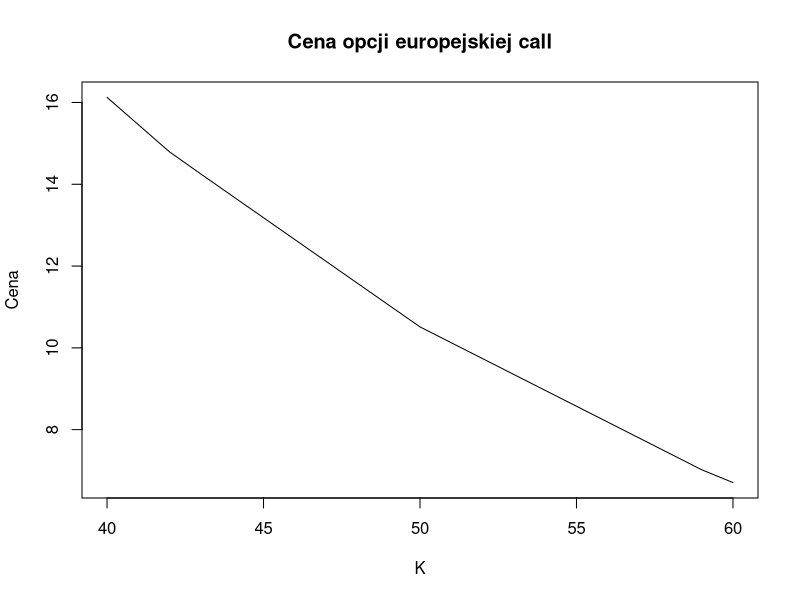
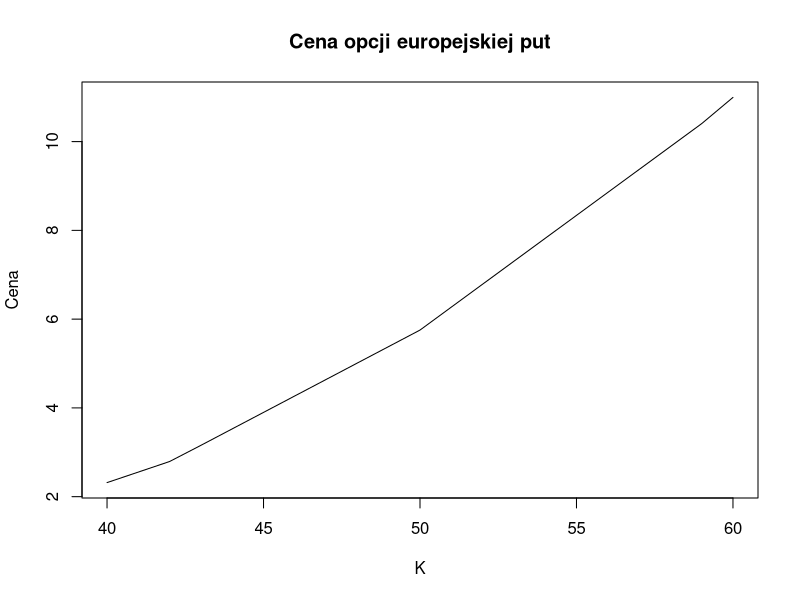
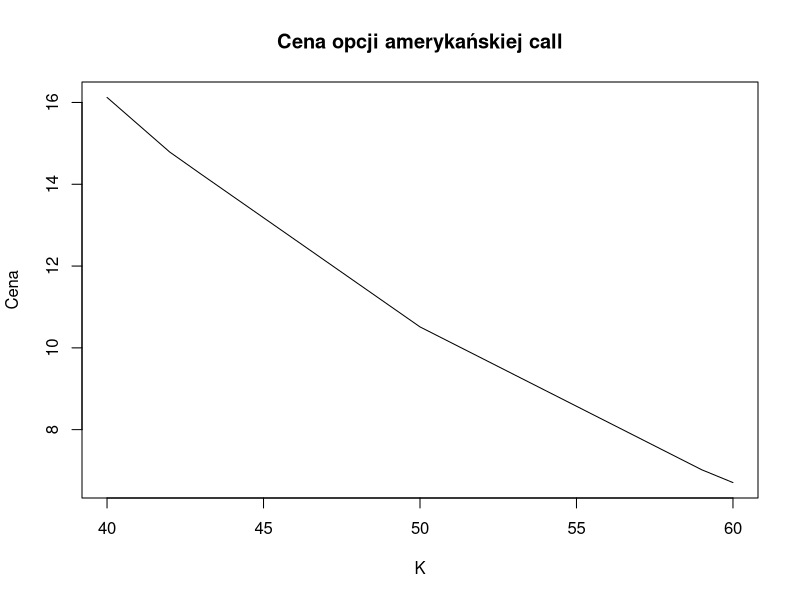
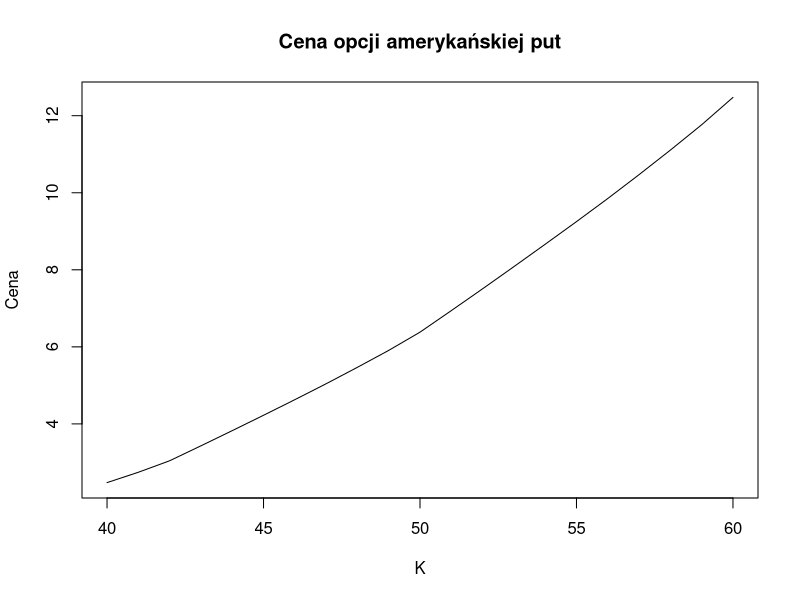
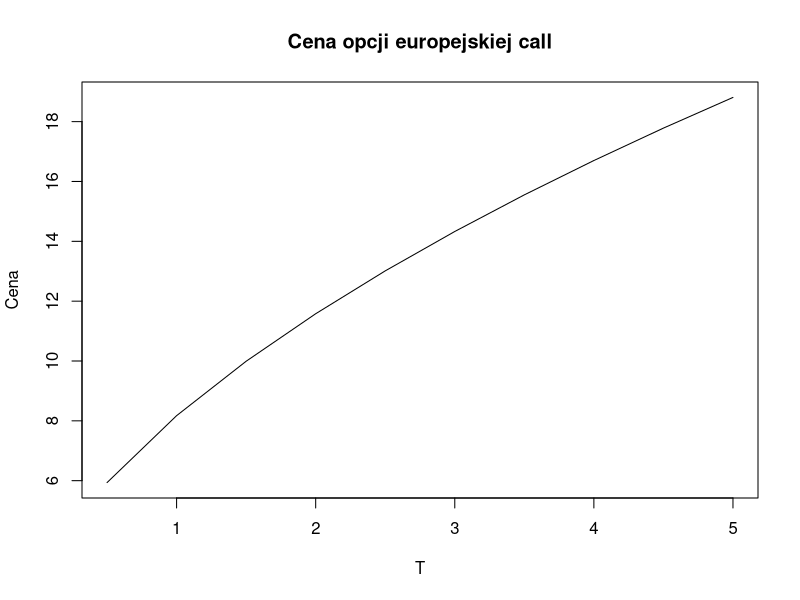
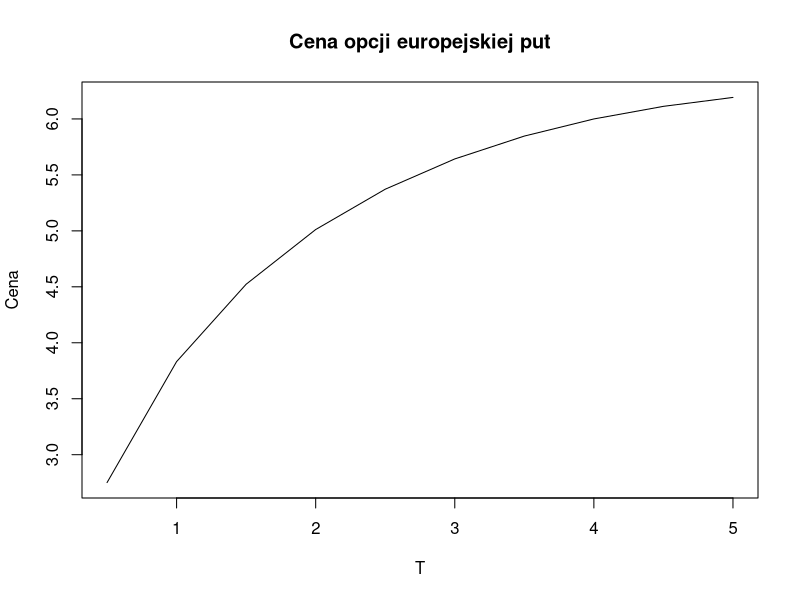
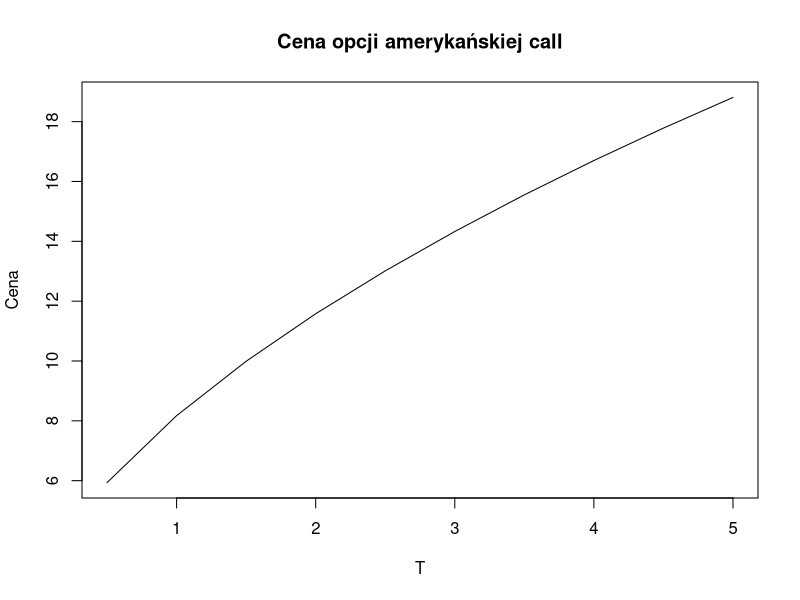
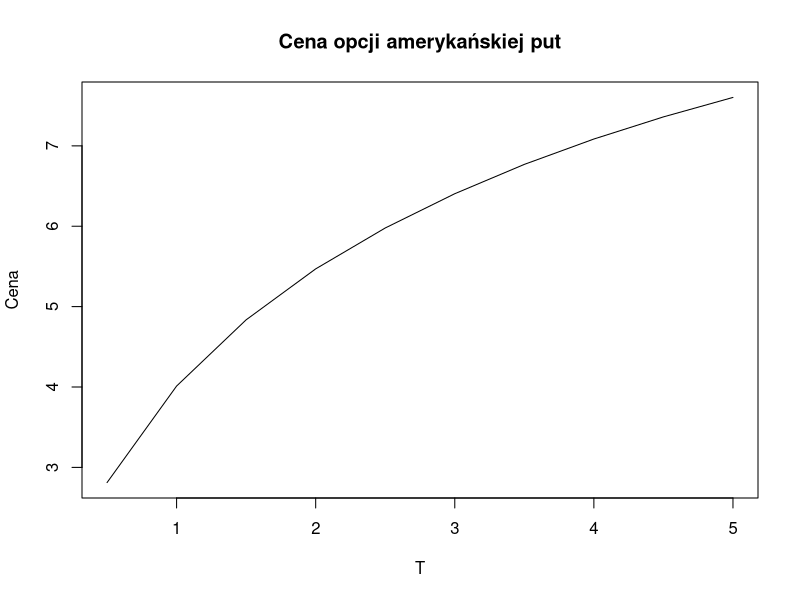

These charts were generated, in order, by the following R code:
Graf <- function(u,d,n=25){
  A<-matrix(0,n,n)
  for(i in 1:n){
    for(j in i:n){
      A[i,j]<-u^(j-i)*d^(i-1)
    }
  }
  return(A)
}
#Graf(1.1,0.9,5)

Vertex_Value <- function(p,r,dt,Cu,Cd){
  return(exp(-r*dt)*(p*Cu+(1-p)*Cd))
}



EOP_tree <- function(S0=50,r=0.05,K=52,Time=2,dt=1,sigma=0.3, call=1, EU=1){
  
  u <- exp(sigma*sqrt(dt))
  d <- exp(-sigma*sqrt(dt))
  n <- Time/dt+1
  p <- (exp(r*dt)-d)/(u-d)
  
  #tree <- matrix(rep(0,625), nrow = 25)
  #first_line <- c(1, cumprod(c(rep(u,24))))
  #work_tree <- 
  
  graph <- (Graf(u,d,n) * S0 - K)*(-1)^(call + 1)
  graph[graph < 0] <- 0
  
  Cofanie <- matrix(0,Time/dt+1,Time/dt+1)
  Cofanie[,Time/dt+1] <- graph[,Time/dt+1]
  
  if (EU == 1) {
    for(j in (Time/dt+1):2){
      for(k in 1:j-1){
        Cofanie[k,j-1] <- Vertex_Value(p,r,dt,Cofanie[k,j],Cofanie[k+1,j])
      }
    }
  }
  else {
    for(j in (Time/dt+1):2){
      for(k in 1:j-1){
        Cofanie[k,j-1] <- max(Vertex_Value(p,r,dt,Cofanie[k,j],Cofanie[k+1,j]), graph[k,j-1])
        #print(Vertex_Value(p,r,dt,Cofanie[k,j],Cofanie[k+1,j]))
        #print(graph[k,j-1])
      }
    }
  }
  
  
  return(Cofanie[1,1])
}

EOP_tree(call=0, EU=0)

###################### Testy wrażliwości:

#test dla K

vector_K <- seq(40, 60, 1)

values_K_eu_call <- sapply(vector_K, EOP_tree, S0=50,r=0.05,dt=1/12,Time=2,sigma=0.3, call=1, EU=1)
values_K_eu_put <- sapply(vector_K, EOP_tree, S0=50,r=0.05,dt=1/12,Time=2,sigma=0.3, call=0, EU=1)
values_K_usa_call <- sapply(vector_K, EOP_tree, S0=50,r=0.05,dt=1/12,Time=2,sigma=0.3, call=1, EU=0)
values_K_usa_put <- sapply(vector_K, EOP_tree, S0=50,r=0.05,dt=1/12,Time=2,sigma=0.3, call=0, EU=0)

plot(vector_K, values_K_eu_call, type='l', xlab='K', ylab='Cena', main='Cena opcji europejskiej call')
plot(vector_K, values_K_eu_put, type='l', xlab='K', ylab='Cena', main='Cena opcji europejskiej put')
plot(vector_K, values_K_usa_call, type='l', xlab='K', ylab='Cena', main='Cena opcji amerykańskiej call')
plot(vector_K, values_K_usa_put, type='l', xlab='K', ylab='Cena', main='Cena opcji amerykańskiej put')

#test dla T

vector_T <- seq(0.5, 5, 0.5)

values_T_eu_call <- sapply(vector_T, EOP_tree, S0=50,r=0.05,dt=1/12,K=48,sigma=0.3, call=1, EU=1)
values_T_eu_put <- sapply(vector_T, EOP_tree, S0=50,r=0.05,dt=1/12,K=48,sigma=0.3, call=0, EU=1)
values_T_usa_call <- sapply(vector_T, EOP_tree, S0=50,r=0.05,dt=1/12,K=48,sigma=0.3, call=1, EU=0)
values_T_usa_put <- sapply(vector_T, EOP_tree, S0=50,r=0.05,dt=1/12,K=48,sigma=0.3, call=0, EU=0)

plot(vector_T, values_T_eu_call, type='l', xlab='T', ylab='Cena', main='Cena opcji europejskiej call')
plot(vector_T, values_T_eu_put, type='l', xlab='T', ylab='Cena', main='Cena opcji europejskiej put')
plot(vector_T, values_T_usa_call, type='l', xlab='T', ylab='Cena', main='Cena opcji amerykańskiej call')
plot(vector_T, values_T_usa_put, type='l', xlab='T', ylab='Cena', main='Cena opcji amerykańskiej put')

#test dla S0

vector_S0 <- seq(40, 60, 1)

values_S0_eu_call <- sapply(vector_S0, EOP_tree, Time=2,r=0.05,dt=1/12,K=48,sigma=0.3, call=1, EU=1)
values_S0_eu_put <- sapply(vector_S0, EOP_tree, Time=2,r=0.05,dt=1/12,K=48,sigma=0.3, call=0, EU=1)
values_S0_usa_call <- sapply(vector_S0, EOP_tree, Time=2,r=0.05,dt=1/12,K=48,sigma=0.3, call=1, EU=0)
values_S0_usa_put <- sapply(vector_S0, EOP_tree, Time=2,r=0.05,dt=1/12,K=48,sigma=0.3, call=0, EU=0)

plot(vector_S0, values_S0_eu_call, type='l', xlab=expression('S'['0']), ylab='Cena', main='Cena opcji europejskiej call')
plot(vector_S0, values_S0_eu_put, type='l', xlab=expression('S'['0']), ylab='Cena', main='Cena opcji europejskiej put')
plot(vector_S0, values_S0_usa_call, type='l', xlab=expression('S'['0']), ylab='Cena', main='Cena opcji amerykańskiej call')
plot(vector_S0, values_S0_usa_put, type='l', xlab=expression('S'['0']), ylab='Cena', main='Cena opcji amerykańskiej put')

#test dla sigma

vector_sigma <- seq(0.1, 2, 0.1)

values_sigma_eu_call <- sapply(vector_sigma, EOP_tree, S0=50,r=0.05,dt=1/12,K=48,Time=2, call=1, EU=1)
values_sigma_eu_put <- sapply(vector_sigma, EOP_tree, S0=50,r=0.05,dt=1/12,K=48,Time=2, call=0, EU=1)
values_sigma_usa_call <- sapply(vector_sigma, EOP_tree, S0=50,r=0.05,dt=1/12,K=48,Time=2, call=1, EU=0)
values_sigma_usa_put <- sapply(vector_sigma, EOP_tree, S0=50,r=0.05,dt=1/12,K=48,Time=2, call=0, EU=0)

plot(vector_sigma, values_sigma_eu_call, type='l', xlab=expression(sigma), ylab='Cena', main='Cena opcji europejskiej call')
plot(vector_sigma, values_sigma_eu_put, type='l', xlab=expression(sigma), ylab='Cena', main='Cena opcji europejskiej put')
plot(vector_sigma, values_sigma_usa_call, type='l', xlab=expression(sigma), ylab='Cena', main='Cena opcji amerykańskiej call')
plot(vector_sigma, values_sigma_usa_put, type='l', xlab=expression(sigma), ylab='Cena', main='Cena opcji amerykańskiej put')

#test dla r

vector_r <- seq(0.01, 0.2, 0.01)

values_r_eu_call <- sapply(vector_r, EOP_tree, S0=50,Time=2,dt=1/12,K=48,sigma=0.3, call=1, EU=1)
values_r_eu_put <- sapply(vector_r, EOP_tree, S0=50,Time=2,dt=1/12,K=48,sigma=0.3, call=0, EU=1)
values_r_usa_call <- sapply(vector_r, EOP_tree, S0=50,Time=2.05,dt=1/12,K=48,sigma=0.3, call=1, EU=0)
values_r_usa_put <- sapply(vector_r, EOP_tree, S0=50,Time=2,dt=1/12,K=48,sigma=0.3, call=0, EU=0)

plot(vector_r, values_r_eu_call, type='l', xlab='r', ylab='Cena', main='Cena opcji europejskiej call')
plot(vector_r, values_r_eu_put, type='l', xlab='r', ylab='Cena', main='Cena opcji europejskiej put')
plot(vector_r, values_r_usa_call, type='l', xlab='r', ylab='Cena', main='Cena opcji amerykańskiej call')
plot(vector_r, values_r_usa_put, type='l', xlab='r', ylab='Cena', main='Cena opcji amerykańskiej put')

#test dla dt

vector_dt <- seq(0.05, 1, 0.05)

values_dt_eu_call <- sapply(vector_dt, EOP_tree, S0=50,r=0.05,K=52,Time=2,sigma=0.3, call=1, EU=1)
values_dt_eu_put <- sapply(vector_dt, EOP_tree, S0=50,r=0.05,K=52,Time=2,sigma=0.3, call=0, EU=1)
values_dt_usa_call <- sapply(vector_dt, EOP_tree, S0=50,r=0.05,K=52,Time=2,sigma=0.3, call=1, EU=0)
values_dt_usa_put <- sapply(vector_dt, EOP_tree, S0=50,r=0.05,K=52,Time=2,sigma=0.3, call=0, EU=0)

plot(vector_dt, values_dt_eu_call, type='l', xlab='dt', ylab='Cena', main='Cena opcji europejskiej call')
plot(vector_dt, values_dt_eu_put, type='l', xlab='dt', ylab='Cena', main='Cena opcji europejskiej put')
plot(vector_dt, values_dt_usa_call, type='l', xlab='dt', ylab='Cena', main='Cena opcji amerykańskiej call')
plot(vector_dt, values_dt_usa_put, type='l', xlab='dt', ylab='Cena', main='Cena opcji amerykańskiej put')

